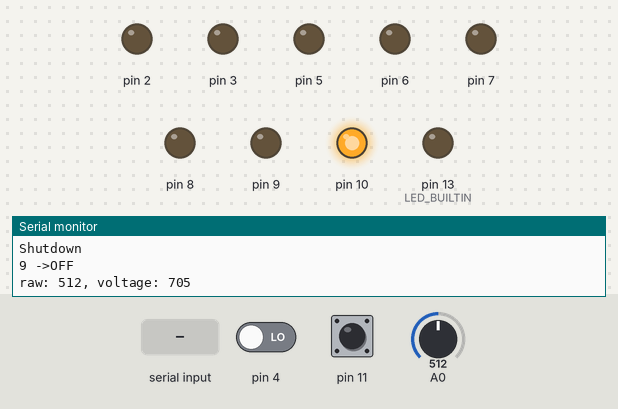
Recording of a sketch running on a simulated Arduino Uno, built with avr-gcc and run on an emulated ATmega328P. Shown: output pins drawn as LEDs (lit = HIGH), the last lines printed to the serial monitor. Dashed ring = blinking. The test bench sets the inputs (shaded band); at power-on: pin 4 LOW, pin 11 HIGH, A0 = 512. EEPROM starts erased.

Above: at 1.4 s.
1.5 s: pin 4 driven HIGH
At 2.4 s:
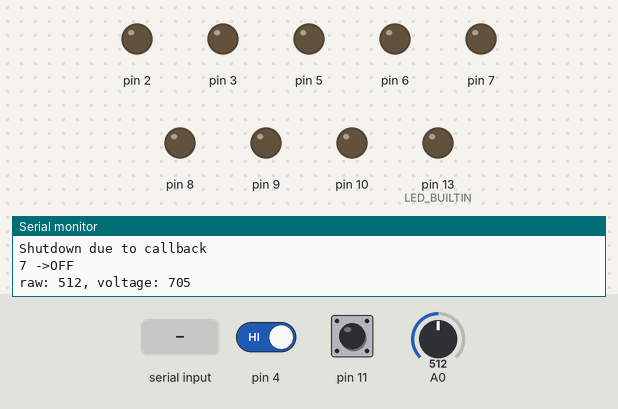
3.0 s: pin 11 pulled LOW for 3.2 s
At 7.0 s:
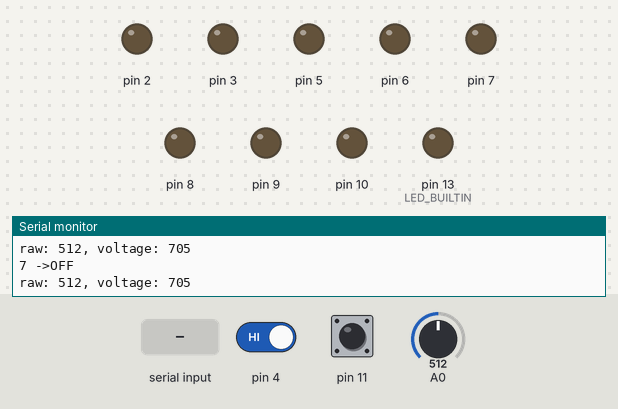
7.7 s: pin 11 pulled LOW for 0.15 s
At 8.01 s:
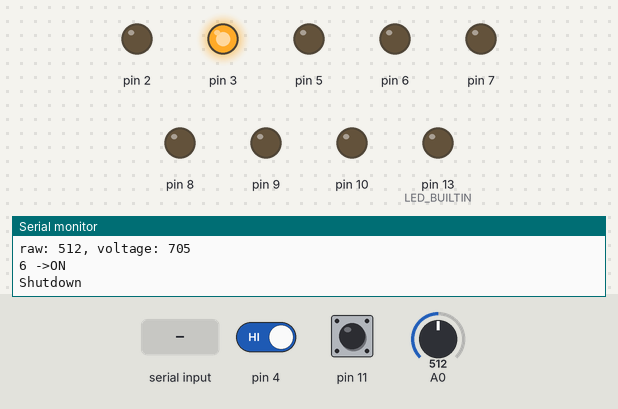
9.4 s: "REBOOT\n" received over Serial
At 10.5 s:
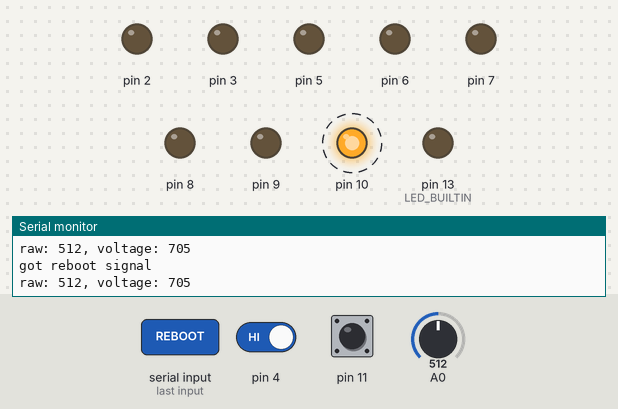
12.4 s: pin 11 pulled LOW for 0.15 s
At 12.71 s:
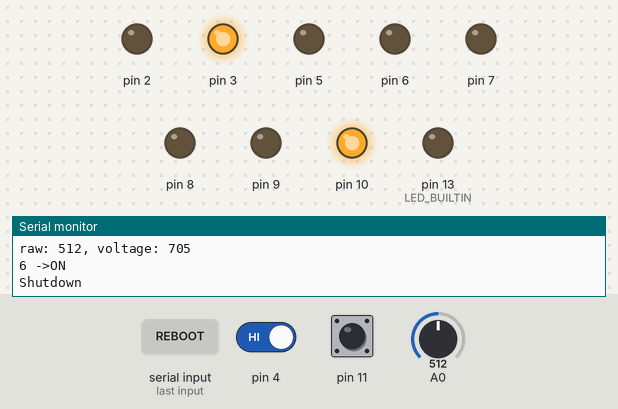
14.3 s: A0 set to 947
15.8 s: A0 set to 975
Timing chart, 0 to 18.8 s (numbered marks = the images above; inputs shaded):
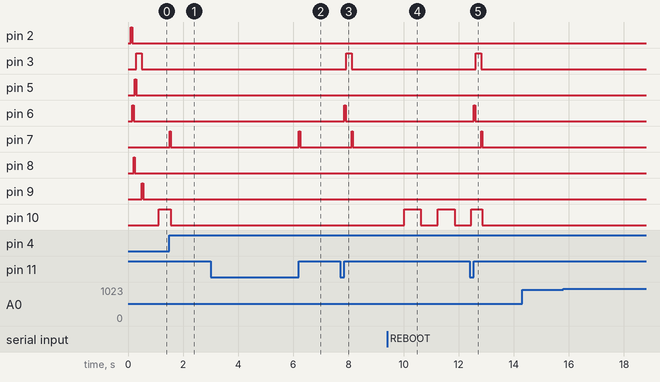

The sketch:

arduino.ino
```cpp
#include "relay.h"
#include "raspberry.h"
#include "getTimeDelta.h"
#include "EEPROM.h"

Battery battery = Battery(A0);
Relay routerRelay = Relay(2, 5, 1000, 10000, 0);
Raspberry raspberryRelay = Raspberry(6, 7, 3, 4, 10, 11, 1050, 60000, 10000, 1);
Relay thirdRelay = Relay(8, 9, 1050, 10000, 2);
long lastPrintAt = 0;

void demo() {
  routerRelay.on();
  delay(250);
  raspberryRelay.on();
  delay(250);
  thirdRelay.on();
  delay(250);
  digitalWrite(LED_BUILTIN, HIGH);
  delay(2000);
  routerRelay.off();
  delay(250);
  raspberryRelay.off();
  delay(250);
  thirdRelay.off();
  delay(250);
  digitalWrite(LED_BUILTIN, LOW);
}

void setup() {
  Serial.begin(115200);
  pinMode(LED_BUILTIN, OUTPUT);
  Serial.println("System initialized");
  delay(100);
  //demo();
  if (!routerRelay.isOffDueToVoltage) routerRelay.on();
  if (raspberryRelay.powerMode == 0) raspberryRelay.on();
  if (!thirdRelay.isOffDueToVoltage) thirdRelay.on();
}

void loop() {
  battery.read();
  if (getTimeDelta(lastPrintAt) >= 1000 || lastPrintAt == 0) {
    Serial.print("raw: ");
    Serial.print(battery.rawValue);
    Serial.print(", voltage: ");
    Serial.print(battery.voltage);
    if (battery.isOnline) {
      Serial.print(", ONLINE duration: ");
      Serial.print(getTimeDelta(battery.onlineSince));
    }
    Serial.println();
    lastPrintAt = millis();
  }
  routerRelay.checkBattery(&battery);
  raspberryRelay.checkBattery(&battery);
  raspberryRelay.checkShutdown();
  raspberryRelay.checkPingAge();
  raspberryRelay.updateLed();
  raspberryRelay.checkButton();
  thirdRelay.checkBattery(&battery);
  if (Serial.available() > 0) {
    String command = Serial.readStringUntil('\n');
    if (command.startsWith("SHUTDOWN")) {
      if (raspberryRelay.powerMode == 0) {
        Serial.println("got shutdown signal");
        raspberryRelay.setPowerMode(1);
        raspberryRelay.shutdownStartedAt = millis();
      }
    } else if (command.startsWith("REBOOT")) {
      Serial.println("got reboot signal");
      raspberryRelay.powerMode = 2;
      raspberryRelay.shutdownStartedAt = millis();
    } else if (command.startsWith("PING")) {
      Serial.println("PONG");
      raspberryRelay.pingCheckpointAt = millis();
      raspberryRelay.raspberryLed->light(500);
    }
  }
  delay(10);
}
```

battery.cpp
```cpp
#include "battery.h"

Battery::Battery(uint8_t pin = A0) : _pin(pin) {}

void Battery::read() {
    rawValue = analogRead(_pin);
    voltage = constrain(map(rawValue, 0, 1023, 0, 1410), 0, 1500); // TODO: move 1410 to header file
    if (voltage < 1330) { // 13.3V
        isOnline = false;
    } else {
        if (!isOnline) onlineSince = millis();
        isOnline = true;
    }
}
```

battery.h
```cpp
#pragma once
#include <Arduino.h>

class Battery {
  public:
    bool isOnline = false;
    long onlineSince = 0;
    int rawValue = 0;
    uint16_t voltage = 0;

    Battery(uint8_t pin = A0);
    void read();

  private:
    uint8_t _pin;
};
```

button.cpp
```cpp
#include "button.h"

Button::Button(uint8_t pin) : _pin(pin) {
    pinMode(pin, INPUT_PULLUP);
}

uint32_t Button::pressed() {
    int state = digitalRead(_pin);
    switch (_pressed) {
        case false:
            if (state == HIGH) return 0; // not yet pressed
            _pressed = true;
            pressStartedAt = millis();
            break;
        case true:
            if (state == LOW) return 0; // still pressed
            uint32_t duration = getTimeDelta(pressStartedAt);
            if (duration < 50) return 0; // too fast
            _pressed = false;
            return duration;
            break;
    }
    return 0;
}
```

button.h
```cpp
#pragma once
#include "getTimeDelta.h"

class Button {
    public:
        Button(uint8_t pin);
        uint32_t pressed();

    private:
        uint8_t _pin;
        bool _pressed = false;
        long pressStartedAt;
};
```

getTimeDelta.cpp
```cpp
#include "getTimeDelta.h"

uint32_t getTimeDelta(uint32_t since, uint32_t now) {
  uint32_t delta;
  if (since > now) {
    delta = UINT32_MAX - since + now;
  } else {
    delta = now - since;
  }
  return delta;
}

uint32_t getTimeDelta(uint32_t since) {
  return getTimeDelta(since, millis());
}
```

getTimeDelta.h
```cpp
#include <Arduino.h>

uint32_t getTimeDelta(uint32_t since, uint32_t now);
uint32_t getTimeDelta(uint32_t since);
```

ledBlink.cpp
```cpp
#include "ledBlink.h"
#include "getTimeDelta.h"

LedBlink::LedBlink(uint8_t pin, uint32_t lowDuration, uint32_t highDuration) : _pin(pin), _lowDuration(lowDuration), _highDuration(highDuration) {
  digitalWrite(pin, state);
  stateChangedAt = millis();
}

void LedBlink::update() {
  if (state == LOW && getTimeDelta(stateChangedAt) >= _lowDuration) switchState();
  if (state == HIGH && getTimeDelta(stateChangedAt) >= _highDuration) switchState();
}

void LedBlink::switchState() {
  if (state == LOW) {
    state = HIGH;
  } else state = LOW;
  digitalWrite(_pin, state);
  stateChangedAt = millis();
}
```

ledBlink.h
```cpp
#pragma once
#include <Arduino.h>

class LedBlink {
  public:
    LedBlink(uint8_t pin, uint32_t lowDuration, uint32_t highDuration);
    void update();

  private:
    uint8_t state = LOW;
    uint8_t _pin;
    long stateChangedAt;
    uint32_t _lowDuration, _highDuration;
    void switchState();
};
```

raspberry.cpp
```cpp
#include "raspberry.h"
#include "getTimeDelta.h"
#include <EEPROM.h>

Raspberry::Raspberry(uint8_t pinOn, uint8_t pinOff, uint8_t pinShutdown, uint8_t pinCallbcak, uint8_t pinLed, uint8_t pinButton, uint16_t shutdownVoltage, uint32_t shutdownTimeout,
    uint32_t recoveryTimeout, uint16_t eepromCell) : _pinOn(pinOn), _pinOff(pinOff), _pinShutdown(pinShutdown), _pinCallbcak(pinCallbcak),
    _shutdownVoltage(shutdownVoltage), _shutdownTimeout(shutdownTimeout), _recovertTimeout(recoveryTimeout), _eepromCell(eepromCell) {
    pinMode(pinOn, OUTPUT);
    pinMode(pinOff, OUTPUT);
    pinMode(pinShutdown, OUTPUT);
    pinMode(pinCallbcak, INPUT);
    pinMode(pinLed, OUTPUT);
    powerMode = EEPROM[eepromCell];
    if (powerMode > 3) powerMode = 0;
    raspberryLed = new RaspberryLed(pinLed);
    button = new Button(pinButton);
};

void Raspberry::checkBattery(Battery* battery) {
    switch (powerMode) {
        case 0:
            if (battery->voltage <= _shutdownVoltage) {
                setPowerMode(3);
                if (isRelayOn) shutdown();
            }
            break;
        case 3: // restore power
            if (isRelayOn) break; // looks like is still shutdown
            if (!battery->isOnline) break;
            if (getTimeDelta(battery->onlineSince) < _recovertTimeout) break;
            setPowerMode(0);
            on();
            break;
    }
}

void Raspberry::checkButton() {
    uint32_t duration = button->pressed();
    if (duration >= 3000) {
        setPowerMode(1);
        off();
        return;
    }
    if (duration > 0) {
        if (!isRelayOn) {
            if (powerMode == 3) {
                raspberryLed->light(1000);
                return;
            }
            setPowerMode(0);
            on();
            return;
        }
        if (powerMode == 0) {
            setPowerMode(1);
            shutdown();
        }
    }
}

void Raspberry::checkPingAge() {
    if (powerMode != 0) return;
    if (getTimeDelta(pingCheckpointAt) >= 14400000) { // 4h
        Serial.println("Trying to reboot due to PING abscence");
        pingCheckpointAt = millis();
        reboot();
    }
}

void Raspberry::checkShutdown() {
    if (!isRelayOn) return;
    switch (powerMode) {
        case 1:
            if (!isAlive()) {
                Serial.println("Shutdown due to callback");
                off();
            }
            if (getTimeDelta(shutdownStartedAt) >= _shutdownTimeout) {
                Serial.println("Shutdown due to timeout");
                off();
            }
            break;
        case 2:
            if (rebootState == 0) {
                if (!isAlive()) {
                    Serial.println("reboot state->1 due to callbcak");
                    rebootState = 1;
                }
                if (getTimeDelta(shutdownStartedAt) >= _shutdownTimeout) {
                    Serial.println("reboot state->1 with hard-reboot due to timeout");
                    rebootState = 1;
                    hardReboot();
                }
            } else if (rebootState == 1) {
                if (isAlive()) {
                    Serial.println("reboot complete due to callbcak");
                    powerMode = 0;
                    rebootState = 0;
                }
                if (getTimeDelta(shutdownStartedAt) >= _shutdownTimeout * 3) {
                    Serial.println("hard-reboot due to timeout");
                    powerMode = 0;
                    rebootState = 0;
                    hardReboot();
                }
            }
            break;
        case 3:
            if (!isAlive()) {
                Serial.println("Shutdown due to callback");
                off();
            }
            if (getTimeDelta(shutdownStartedAt) >= _shutdownTimeout) {
                Serial.println("Shutdown due to timeout");
                off();
            }
            break;
        case 4:
            if (!isAlive()) {
                Serial.println("Shutdown due to callback");
                rebootState = 1;
            }
            if (getTimeDelta(shutdownStartedAt) >= _shutdownTimeout) {
                Serial.println("Shutdown due to timeout");
                rebootState = 1;
            }
            if (rebootState == 1) {
                rebootState = 0;
                powerMode = 0;
                hardReboot();
            }
            break;
    }
}

void Raspberry::hardReboot() {
    off();
    on();
}

bool Raspberry::isAlive() {
    return !digitalRead(_pinCallbcak);
}

void Raspberry::on() {
    digitalWrite(_pinOn, HIGH);
    delay(50);
    digitalWrite(_pinOn, LOW);
    isRelayOn = true;
    pingCheckpointAt = millis();
    Serial.print(_pinOn);
    Serial.println(" ->ON");
}

void Raspberry::off() {
    digitalWrite(_pinOff, HIGH);
    delay(50);
    digitalWrite(_pinOff, LOW);
    isRelayOn = false;
    Serial.print(_pinOff);
    Serial.println(" ->OFF");
}

void Raspberry::reboot() {
    powerMode = 4;
    shutdown();
}

void Raspberry::setPowerMode(uint8_t value) {
    if (value == powerMode) return;
    powerMode = value;
    if (powerMode == 0 || powerMode == 1 || powerMode == 3) EEPROM.update(_eepromCell, powerMode);
}

void Raspberry::shutdown() {
    digitalWrite(_pinShutdown, HIGH);
    Serial.println("Shutdown");
    delay(200);
    digitalWrite(_pinShutdown, LOW);
    shutdownStartedAt = millis();
}

void Raspberry::updateLed() {
    switch (powerMode) {
        case 0:
            if (!isAlive()) {
                raspberryLed->setMode(2);
                raspberryLed->update();
            } else raspberryLed->setMode(0);
            break;
        case 1:
            if (isRelayOn) {
                raspberryLed->setMode(1);
                raspberryLed->update();
            } else raspberryLed->setMode(0);
            break;
        case 3:
            if (isRelayOn) {
                raspberryLed->setMode(1);
                raspberryLed->update();
            } else if (raspberryLed->mode == 3) {
                raspberryLed->update();
            } else raspberryLed->setMode(0);
            break;
        default:
            raspberryLed->setMode(1);
            raspberryLed->update();
            break;
    }
}


RaspberryLed::RaspberryLed(uint8_t pin) : _pin(pin) {}

void RaspberryLed::setMode(uint8_t value) {
    if (value == mode) return;
    switch (value) {
        case 0:
            digitalWrite(_pin, LOW);
            break;
        case 1:
            if (ledBlink != NULL) delete ledBlink;
            ledBlink = new LedBlink(_pin, 600, 600);
            break;
        case 2:
            if (ledBlink != NULL) delete ledBlink;
            ledBlink = new LedBlink(_pin, 100, 100);
            break;
    }
    mode = value;
}

void RaspberryLed::light(uint32_t duration) {
    if (mode != 0) return;
    mode = 3;
    lightDuration = duration;
    lightStartedAt = millis();
    digitalWrite(_pin, HIGH);
}

void RaspberryLed::update() {
    if (mode == 0) return;
    if (mode == 3) {
        if (getTimeDelta(lightStartedAt) >= lightDuration) setMode(0);
        return;
    }
    ledBlink->update();
}
```

raspberry.h
```cpp
#include "battery.h"
#include "ledBlink.h"
#include "button.h"

class RaspberryLed {
  public:
    uint8_t mode = 0; // 0 - none (normal), 1 - blink slow (shutdown/reboot), 2 - blink fast (unexpected !isAlive), 3 - light on PING

    RaspberryLed(uint8_t pin);
    void setMode(uint8_t value);
    void light(uint32_t duration);
    void update();

  private:
    uint8_t _pin;
    LedBlink* ledBlink;
    long lightStartedAt;
    uint32_t lightDuration;
};

class Raspberry {
  public:
    bool isRelayOn = false;
    uint8_t powerMode = 0; // 0 - normal (ON), 1 - manual shutdown, 2 - reboot, 3 - low voltage (OFF), 4 - reboot via ups. TODO: писать в энергнонезависимую память
    long shutdownStartedAt, pingCheckpointAt;
    RaspberryLed* raspberryLed;

    Raspberry(uint8_t pinOn, uint8_t pinOff, uint8_t pinShutdown, uint8_t pinCallbcak, uint8_t pinLed, uint8_t pinButton,
    uint16_t shutdownVoltage, uint32_t shutdownTimeout, uint32_t recoveryTimeout, uint16_t eepromCell);
    void checkBattery(Battery* battery);
    void checkButton();
    void checkPingAge();
    void checkShutdown();
    void hardReboot();
    bool isAlive();
    void on();
    void off();
    void reboot();
    void setPowerMode(uint8_t value);
    void shutdown();
    void updateLed();

  private:
    uint8_t _pinOn, _pinOff, _pinShutdown, _pinCallbcak;
    uint16_t _shutdownVoltage;
    uint32_t _shutdownTimeout, _recovertTimeout;
    uint8_t rebootState = 0; // 0 - not yet shutdown (needs to hard-reboot due timeout), 1 - not yet alive after shutdown (needs to hard-reboot due to timeout)
    Button* button;
    uint16_t _eepromCell;
};
```

relay.cpp
```cpp
#include "relay.h"
#include "getTimeDelta.h"
#include <EEPROM.h>

Relay::Relay(uint8_t pinOn, uint8_t pinOff, uint16_t offVoltage, uint32_t recoveryTimeout, uint16_t eepromCell) : _pinOn(pinOn),
    _pinOff(pinOff), _offVoltage(offVoltage), _recovertTimeout(recoveryTimeout), _eepromCell(eepromCell) {
    pinMode(pinOn, OUTPUT);
    pinMode(pinOff, OUTPUT);
    uint8_t x = EEPROM[eepromCell];
    if (x == 1) isOffDueToVoltage = true;
};

void Relay::checkBattery(Battery* battery) {
    if (isOffDueToVoltage) {
        if (!battery->isOnline) return;
        if (getTimeDelta(battery->onlineSince) < _recovertTimeout) return;
        on();
        setIsOffDueToVolage(false);
        return;
    }
    if (battery->voltage <= _offVoltage) {
        off();
        setIsOffDueToVolage(true);
        return;
    }
}

void Relay::hardReboot() {
    off();
    on();
}

void Relay::on() {
    digitalWrite(_pinOn, HIGH);
    delay(50);
    digitalWrite(_pinOn, LOW);
    Serial.print(_pinOn);
    Serial.println(" ->ON");
}

void Relay::off() {
    digitalWrite(_pinOff, HIGH);
    delay(50);
    digitalWrite(_pinOff, LOW);
    Serial.print(_pinOff);
    Serial.println(" ->OFF");
}

void Relay::setIsOffDueToVolage(bool value) {
    isOffDueToVoltage = value;
    EEPROM.update(_eepromCell, (uint8_t)value);
}
```

relay.h
```cpp
#include "battery.h"

class Relay {
  public:
    bool isOffDueToVoltage = false; // писать в энергнонезависимую память

    Relay(uint8_t pinOn, uint8_t pinOff, uint16_t offVoltage, uint32_t recoveryTimeout, uint16_t eepromCell);
    void checkBattery(Battery* battery);
    void hardReboot();
    void on();
    void off();
    void setIsOffDueToVolage(bool value);

  private:
    uint8_t _pinOn, _pinOff;
    uint16_t _offVoltage;
    uint32_t _recovertTimeout;
    uint16_t _eepromCell;
};
```

Measured:
- after the input at 1.5 s, pin 7: LOW → HIGH at once, → LOW 0.05 s later
- after the input at 3.0 s, pin 7: LOW → HIGH after 3.2 s, → LOW 0.05 s later
- after the input at 7.7 s, pin 3: LOW → HIGH after 0.21 s, → LOW 0.20 s later; pin 6: LOW → HIGH after 0.15 s, → LOW 0.05 s later; pin 7: LOW → HIGH after 0.41 s, → LOW 0.05 s later
- after the input at 9.4 s, pin 10: alternates HIGH for 0.61 s and LOW for 0.61 s, starting after 0.62 s
- after the input at 12.4 s, pin 3: LOW → HIGH after 0.22 s, → LOW 0.20 s later; pin 6: LOW → HIGH after 0.15 s, → LOW 0.05 s later; pin 7: LOW → HIGH after 0.42 s, → LOW 0.05 s later
